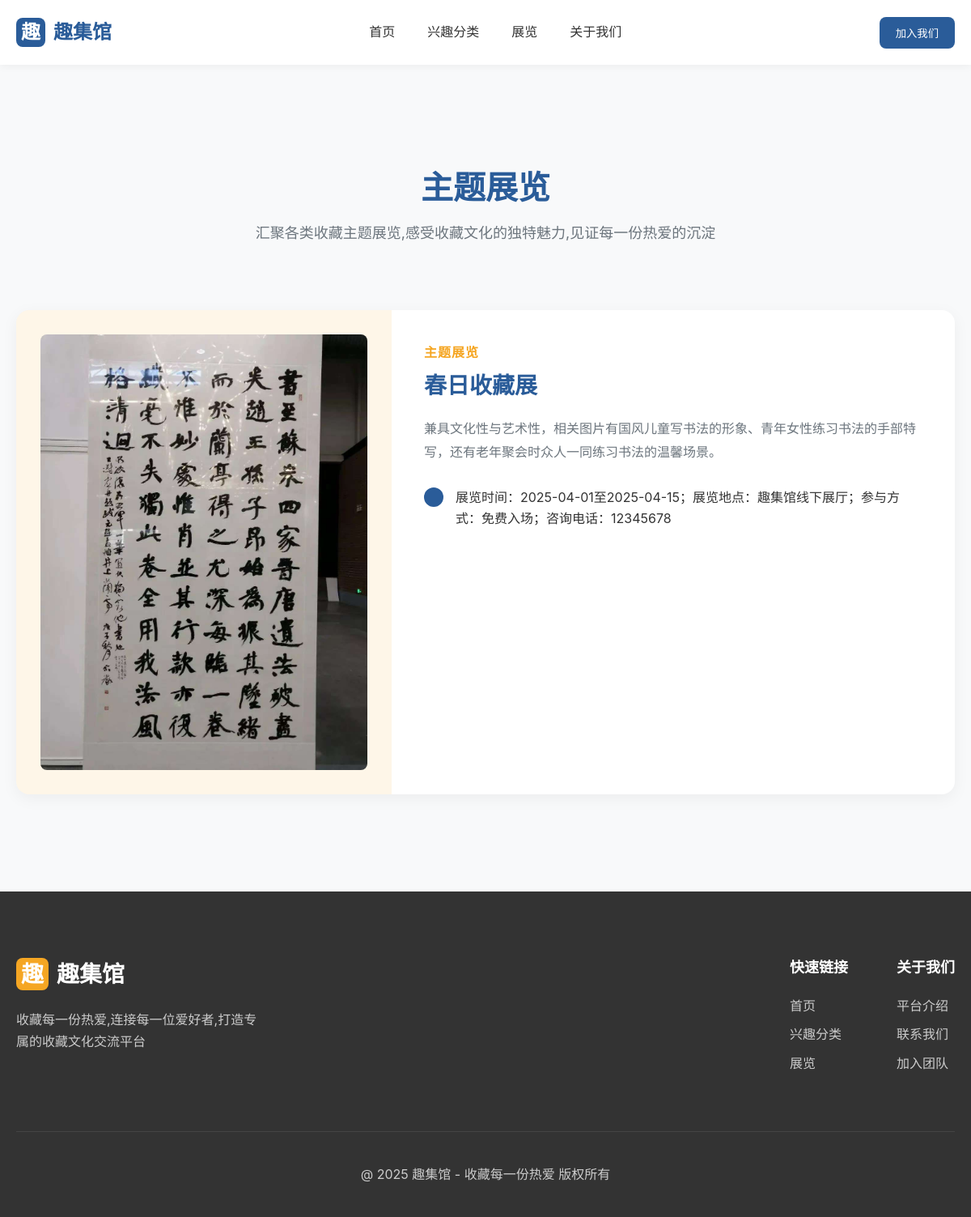
Screenshot of /exhibition with the database file from the repository.
### tables this page shows
CREATE TABLE exhibition
                 (id INTEGER PRIMARY KEY AUTOINCREMENT, 
                  title TEXT NOT NULL, 
                  content TEXT NOT NULL, 
                  list TEXT NOT NULL, 
                  create_time TIMESTAMP DEFAULT CURRENT_TIMESTAMP);

### app.py (the view)
@app.route('/exhibition')
def exhibition():
    conn = sqlite3.connect('qujiguan.db')
    c = conn.cursor()
    c.execute("SELECT * FROM exhibition ORDER BY create_time DESC")
    exhibitions = c.fetchall()
    conn.close()
    return render_template('exhibition.html', exhibitions=exhibitions)

### templates/exhibition.html (shortened to what this page needs)
<!DOCTYPE html>
<html lang="zh-CN">
<head>
    <link rel="stylesheet" href="/static/css/style.css">
</head>
<body>
    <div class="header">
        <div class="container nav">
            <div class="logo">
                <div class="logo-icon">趣</div>趣集馆
            </div>
            <ul class="nav-list">
                <li class="nav-item"><a href="/">首页</a ></li>
                <li class="nav-item"><a href="/hobby">兴趣分类</a ></li>
                <li class="nav-item"><a href="/exhibition">展览</a ></li>
                <li class="nav-item"><a href="#">关于我们</a ></li>
            </ul>
            <button class="btn btn-primary">加入我们</button>
        </div>
    </div>
    <div class="section">
        <div class="container">
            <h2 class="section-title">主题展览</h2>
            <p class="section-desc">汇聚各类收藏主题展览,感受收藏文化的独特魅力,见证每一份热爱的沉淀</p >
            <div class="exhibition-card-list">
                {% for ex in exhibitions %}
                <div class="exhibition-card">
                    <div class="exhibition-card-img">
                        <img src="/static/images/exhibition{{ ex[0] }}.jpg" alt="{{ ex[1] }}">
                    </div>
                    <div class="exhibition-card-content">
                        <div class="exhibition-subtitle">主题展览</div>
                        <h3 class="exhibition-card-title">{{ ex[1] }}</h3>
                        <p class="exhibition-card-desc">{{ ex[2] }}</p >
                        <ul class="exhibition-list">
                            {% for item in ex[3].split(';') %}
                            <li><span class="list-icon"></span>{{ item }}</li>
                            {% endfor %}
                        </ul>
                    </div>
                </div>
                {% else %}
                <div style="text-align: center; padding: 50px; font-size: 18px; color: var(--gray);">
                    暂无展览信息,敬请期待~
                </div>
                {% endfor %}
            </div>
        </div>
    </div>
    <div class="footer">
        <div class="container">
            <div class="footer-top">
                <div class="footer-left">
                    <div class="footer-logo">
                        <div class="footer-logo-icon">趣</div>趣集馆
                    </div>
                    <p class="footer-desc">收藏每一份热爱,连接每一位爱好者,打造专属的收藏文化交流平台</p >
                </div>
                <div class="footer-links">
                    <div class="link-group">
                        <h4 class="link-title">快速链接</h4>
                        <ul class="link-list">
                            <li><a href="/">首页</a ></li>
                            <li><a href="/hobby">兴趣分类</a ></li>
                            <li><a href="/exhibition">展览</a ></li>
                        </ul>
                    </div>
                    <div class="link-group">
                        <h4 class="link-title">关于我们</h4>
                        <ul class="link-list">
                            <li><a href="#">平台介绍</a ></li>
                            <li><a href="#">联系我们</a ></li>
                            <li><a href="#">加入团队</a ></li>
                        </ul>
                    </div>
                </div>
            </div>
            <div class="footer-bottom">
                <p>@ 2025 趣集馆 - 收藏每一份热爱 版权所有</p >
            </div>
        </div>
    </div>
</body>
</html>

### static/css/style.css (style rules this page uses)
* { margin: 0; padding: 0; box-sizing: border-box; font-family: 'Inter', 'Noto Sans SC', sans-serif; }
:root { --primary: #2A5C99; --secondary: #F5A623; --light: #F8F9FA; --dark: #333333; --gray: #6C757D; }
body { color: var(--dark); background-color: var(--light); line-height: 1.6; }
a { text-decoration: none; color: inherit; }
.container { width: 1200px; margin: 0 auto; padding: 0 20px; }
.btn { padding: 10px 20px; border-radius: 8px; font-weight: 500; transition: all 0.3s; border: none; cursor: pointer; }
.btn-primary { background-color: var(--primary); color: white; }
.header { background-color: white; box-shadow: 0 2px 10px rgba(0,0,0,0.05); position: sticky; top: 0; z-index: 100; }
.nav { display: flex; justify-content: space-between; align-items: center; height: 80px; }
.logo { font-size: 24px; font-weight: 700; color: var(--primary); display: flex; align-items: center; gap: 10px; }
.logo-icon { width: 36px; height: 36px; background-color: var(--primary); border-radius: 8px; display: flex; align-items: center; justify-content: center; color: white; }
.nav-list { display: flex; gap: 40px; list-style: none; }
.nav-item a { font-weight: 500; transition: color 0.3s; }
.section { padding: 120px 0; }
.section-title { text-align: center; font-size: 40px; color: var(--primary); margin-bottom: 10px; }
.section-desc { text-align: center; font-size: 18px; color: var(--gray); max-width: 800px; margin: 0 auto 80px; }
.exhibition-subtitle { color: var(--secondary); font-size: 16px; font-weight: 600; margin-bottom: 10px; text-transform: uppercase; letter-spacing: 1px; }
.exhibition-list { list-style: none; margin-bottom: 40px; }
.exhibition-list li { display: flex; align-items: flex-start; gap: 15px; margin-bottom: 15px; font-size: 16px; color: var(--dark); }
.list-icon { width: 24px; height: 24px; background-color: var(--primary); border-radius: 50%; display: flex; align-items: center; justify-content: center; color: white; flex-shrink: 0; font-size: 12px; }
.exhibition-card-list { display: flex; flex-direction: column; gap: 60px; }
.exhibition-card { background-color: white; border-radius: 16px; overflow: hidden; box-shadow: 0 5px 20px rgba(0,0,0,0.05); display: flex; }
.exhibition-card-img { width: 40%; background-color: rgba(245,166,35,0.1); padding: 30px; display: flex; align-items: center; justify-content: center; }
.exhibition-card-img img { width: 100%; height: 100%; object-fit: cover; border-radius: 8px; }
.exhibition-card-content { width: 60%; padding: 40px; }
.exhibition-card-title { font-size: 28px; color: var(--primary); margin-bottom: 20px; line-height: 1.3; }
.exhibition-card-desc { font-size: 16px; color: var(--gray); margin-bottom: 30px; line-height: 1.8; }
.footer { background-color: var(--dark); color: white; padding: 80px 0 40px; }
.footer-top { display: flex; justify-content: space-between; margin-bottom: 60px; }
.footer-logo { font-size: 28px; font-weight: 700; margin-bottom: 20px; display: flex; align-items: center; gap: 10px; }
.footer-logo-icon { width: 40px; height: 40px; background-color: var(--secondary); border-radius: 8px; display: flex; align-items: center; justify-content: center; }
.footer-desc { color: #ccc; max-width: 300px; line-height: 1.7; }
.footer-links { display: flex; gap: 60px; }
.link-title { font-size: 18px; margin-bottom: 20px; color: white; }
.link-list { list-style: none; }
.link-list li { margin-bottom: 10px; }
.link-list a { color: #ccc; transition: color 0.3s; }
.footer-bottom { text-align: center; padding-top: 40px; border-top: 1px solid #444; color: #ccc; }

### rows the page displays
exhibition: title "春日收藏展", content "兼具文化性与艺术性，相关图片有国风儿童写书法的形象、青年女性练习书法的手部特写，还有老年聚会时众人一同练习书法的温馨场景。", list "展览时间：2025-04-01至2025-04-15；展览地点：趣集馆线下展厅；参与方式：免费入场；咨询电话：12345678"
